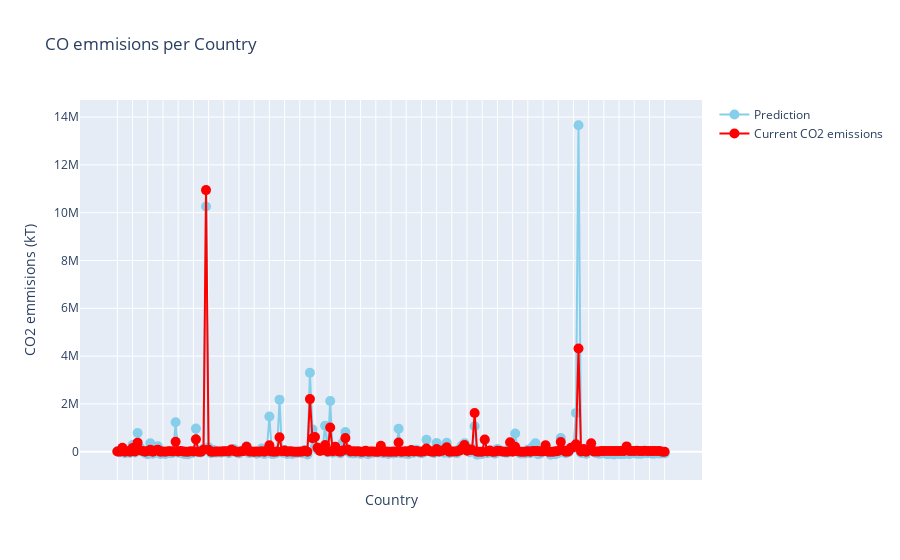

Notebook code for this chart:
### Code cell
x = df.index
y = y_pred
y2= df['CO2 emissions (kt)']
names = df.index


fig = go.Figure()

fig.add_trace(go.Scatter(
    x=x, y=y,
    mode='lines+markers',
    marker=dict(size=10, color='skyblue'),
    text=names,
    hoverinfo='text',
    name='Prediction'
))

fig.add_trace(go.Scatter(
    x=x, y=y2,
    mode='lines+markers',
    marker=dict(size=10, color='red'),
    hoverinfo='text',
    name='Current CO2 emissions'
))



fig.update_layout(
    title='CO emmisions per Country',
    xaxis=dict(
        title='',
        showticklabels=False  # Ocultar etiquetas del eje x
    ),
    xaxis_title='Country',
    yaxis_title='CO2 emmisions (kT)',
)

fig.write_html("CO2 emissions comparison.html")

fig.show()

### Figure 1 — Plotly figure (JSON) as saved in the notebook; plotly's stock layout.template omitted (floating-point values rounded to 4 significant figures; data arrays with more than 128 entries replaced by an {"elided": "..."} marker saying what was removed)
{"data": [{"hoverinfo": "text", "marker": {"color": "skyblue", "size": 10}, "mode": "lines+markers", "name": "Prediction", "text": {"elided": "217 str values"}, "type": "scatter", "x": {"elided": "217 str values"}, "y": {"elided": "217 float values"}}, {"hoverinfo": "text", "marker": {"color": "red", "size": 10}, "mode": "lines+markers", "name": "Current CO2 emissions", "type": "scatter", "x": {"elided": "217 str values"}, "y": {"elided": "217 float values"}}], "layout": {"title": {"text": "CO emmisions per Country"}, "xaxis": {"showticklabels": false, "title": {"text": "Country"}}, "yaxis": {"title": {"text": "CO2 emmisions (kT)"}}}}
